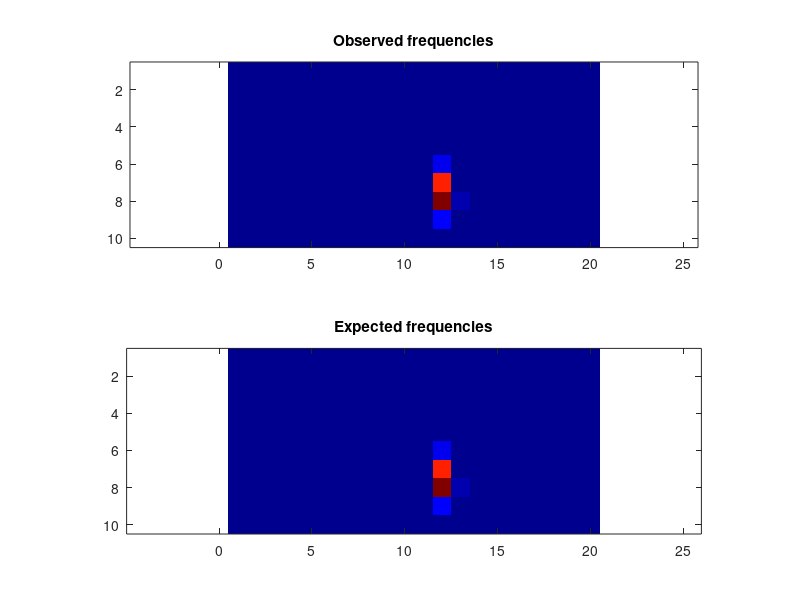

Write the MATLAB code that produced this figure.
obsFrequencies = [ 0, 0, 0, 0, 0, 0, 0, 0, 0, 0, 0, 0, 0, 0, 0, 0, 0, 0, 0, 0; 0, 0, 0, 0, 0, 0, 0, 0, 0, 0, 0, 0, 0, 0, 0, 0, 0, 0, 0, 0; 0, 0, 0, 0, 0, 0, 0, 0, 0, 0, 0, 0, 0, 0, 0, 0, 0, 0, 0, 0; 0, 0, 0, 0, 0, 0, 0, 0, 0, 0, 0, 0, 0, 0, 0, 0, 0, 0, 0, 0; 0, 0, 0, 0, 0, 0, 0, 0, 0, 0, 0, 0, 0, 0, 0, 0, 0, 0, 0, 0; 0, 0, 0, 0, 0, 0, 0, 0, 0, 0, 1, 50415, 67, 0, 0, 0, 0, 0, 0, 0; 0, 0, 0, 0, 0, 0, 0, 0, 0, 0, 314, 390238, 5096, 0, 0, 0, 0, 0, 0, 0; 0, 0, 0, 0, 0, 0, 0, 0, 0, 0, 2934, 467004, 18946, 0, 0, 0, 0, 0, 0, 0; 0, 0, 0, 0, 0, 0, 0, 0, 0, 0, 1411, 57454, 5081, 0, 0, 0, 0, 0, 0, 0; 0, 0, 0, 0, 0, 0, 0, 0, 0, 0, 9, 116, 25, 0, 0, 0, 0, 0, 0, 0 ];
expFrequencies = [ 0, 0, 0, 0, 0, 0, 0, 0, 0, 0, 0, 0, 0, 0, 0, 0, 0, 0, 0, 0; 0, 0, 0, 0, 0, 0, 0, 0, 0, 0, 0, 0, 0, 0, 0, 0, 0, 0, 0, 0; 0, 0, 0, 0, 0, 0, 0, 0, 0, 0, 0, 0, 0, 0, 0, 0, 0, 0, 0, 0; 0, 0, 0, 0, 0, 0, 0, 0, 0, 0, 0, 0, 0, 0, 0, 0, 0, 0, 0, 0; 0, 0, 0, 0, 0, 0, 0, 0, 0, 0, 0, 0, 0, 0, 0, 0, 0, 0, 0, 0; 0, 0, 0, 0, 0, 0, 0, 0, 0, 1.38434e-21, 1.56638, 50124.3, 76.2399, 1.74459e-16, 0, 0, 0, 0, 0, 0; 0, 0, 0, 0, 0, 0, 0, 0, 3.72007e-30, 8.05961e-10, 301.798, 391146, 5028.03, 4.55453e-07, 6.69325e-26, 0, 0, 0, 0, 0; 0, 0, 0, 0, 0, 0, 0, 1.03057e-31, 3.39359e-16, 0.000159113, 2891.51, 466974, 18833.7, 0.00721162, 8.62202e-14, 1.09618e-28, 0, 0, 0, 0; 0, 0, 0, 0, 0, 4.98345e-37, 3.60358e-27, 1.04755e-17, 1.94659e-09, 0.0145155, 1385.92, 57085.1, 5049.47, 0.171486, 4.29407e-08, 4.08291e-16, 2.07045e-25, 2.86644e-35, 0, 0; 1.56504e-13, 1.56504e-13, 1.56504e-13, 1.56504e-13, 1.56504e-13, 1.56504e-13, 1.57635e-13, 9.94736e-12, 9.15259e-08, 0.00537163, 9.78879, 118.624, 21.9659, 0.0292074, 6.83308e-07, 4.65175e-11, 1.62545e-13, 1.56505e-13, 1.56504e-13, 1.56504e-13 ];
colormap(jet);
clf; subplot(2,1,1);
imagesc(obsFrequencies);
title('Observed frequencies');
axis equal;
subplot(2,1,2);
imagesc(expFrequencies);
axis equal;
title('Expected frequencies');
